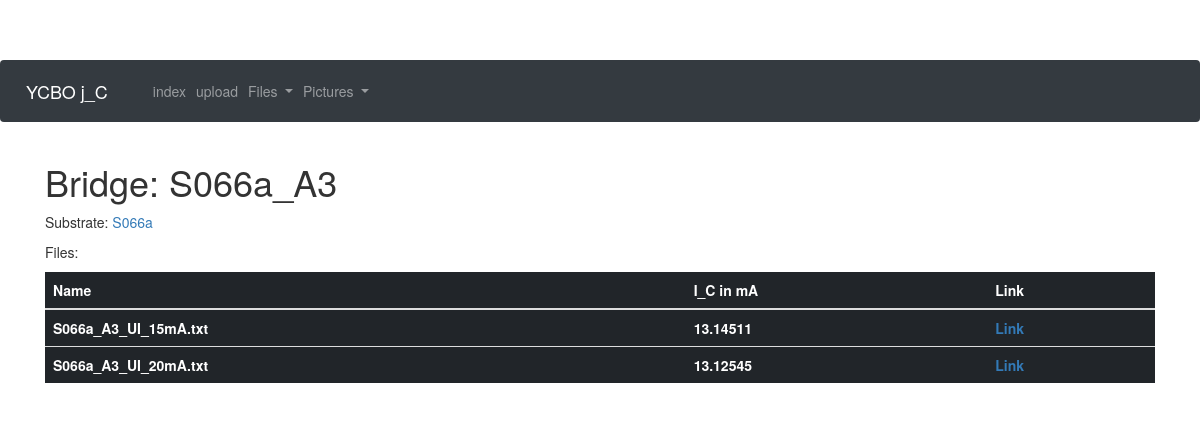
Page /bridge/S066a_A3 on the committed database.
### app/models.py (models this page shows, shortened)
class Bridge(db.Model):
    id = db.Column(db.Integer, primary_key = True)
    substrate_id = db.Column(db.Integer, db.ForeignKey("substrate.id"))
    bridgename = db.Column(db.String(32))
    j_C = db.Column(db.Float)
    res = db.Column(db.Float)
    bridgewitdh = db.Column(db.Float)
    documents = db.relationship("Document", backref = "bridge", lazy = "dynamic")
    pictures = db.relationship("Picture", backref = "bridge", lazy = "dynamic")

class Substrate(db.Model):
    id = db.Column(db.Integer, primary_key = True)
    substratename = db.Column(db.String(32))
    Au_layer = db.Column(db.Integer)
    YBCO_layer = db.Column(db.Integer)
    bridges = db.relationship("Bridge", backref = "substrate", lazy="dynamic")

class Document(db.Model):
    id = db.Column(db.Integer, primary_key = True)
    bridge_id = db.Column(db.Integer, db.ForeignKey("bridge.id"))
    filename = db.Column(db.String(64))
    remove_offset = db.Column(db.Boolean,default=False)
    remove_ohm = db.Column(db.Boolean,default=False)
    amplification = db.Column(db.Integer, default = 1000)
    j_C = db.Column(db.Float)
    res = db.Column(db.Float)
    res_border = db.Column(db.Float)

### app/routes.py (the view)
@app.route("/bridge/<bridgename>")
def bridge(bridgename):
    bridge = Bridge.query.filter_by(bridgename=bridgename).first_or_404()
    return render_template("bridge.html",bridge=bridge)

### app/templates/bridge.html
{% extends "base.html" %}
{% block content %}
<h1>Bridge: {{bridge.bridgename}}</h1>
<p>Substrate: <a href="{{url_for('substrate',substratename=bridge.substrate.substratename)}}">{{bridge.substrate.substratename}}</a></p>
<p>Files:<p>
<table class="table table-dark">
  <thead>
    <tr>
      <th scope="col">Name</th>
      <th scope="col">I_C in mA</th>
      <th scope="col">Link</th>
    </tr>
  </thead>
  <tbody>
    {% for file in bridge.documents.all() %}
    <tr>
      <th scope="row">{{ file.filename }}</th>
      <th>{% if file.j_C %}{{ "%.5f"%file.j_C }}{% else %}Unknown{% endif %}</th>
      <th><a href="{{url_for('file', filename = file.filename) }}">Link</a></th>
    </tr>
    {% endfor %}
  </tbody>
</table>
{% endblock %}

### app/templates/base.html (style rules this page uses)
body { padding-top: 60px; }

### rows in the picture
Bridge: bridgename "S066a_A3"
Substrate: substrate.substratename "S066a"
Document: filename "S066a_A3_UI_15mA.txt", j_C "13.14511"
Document: filename "S066a_A3_UI_20mA.txt", j_C "13.12545"
